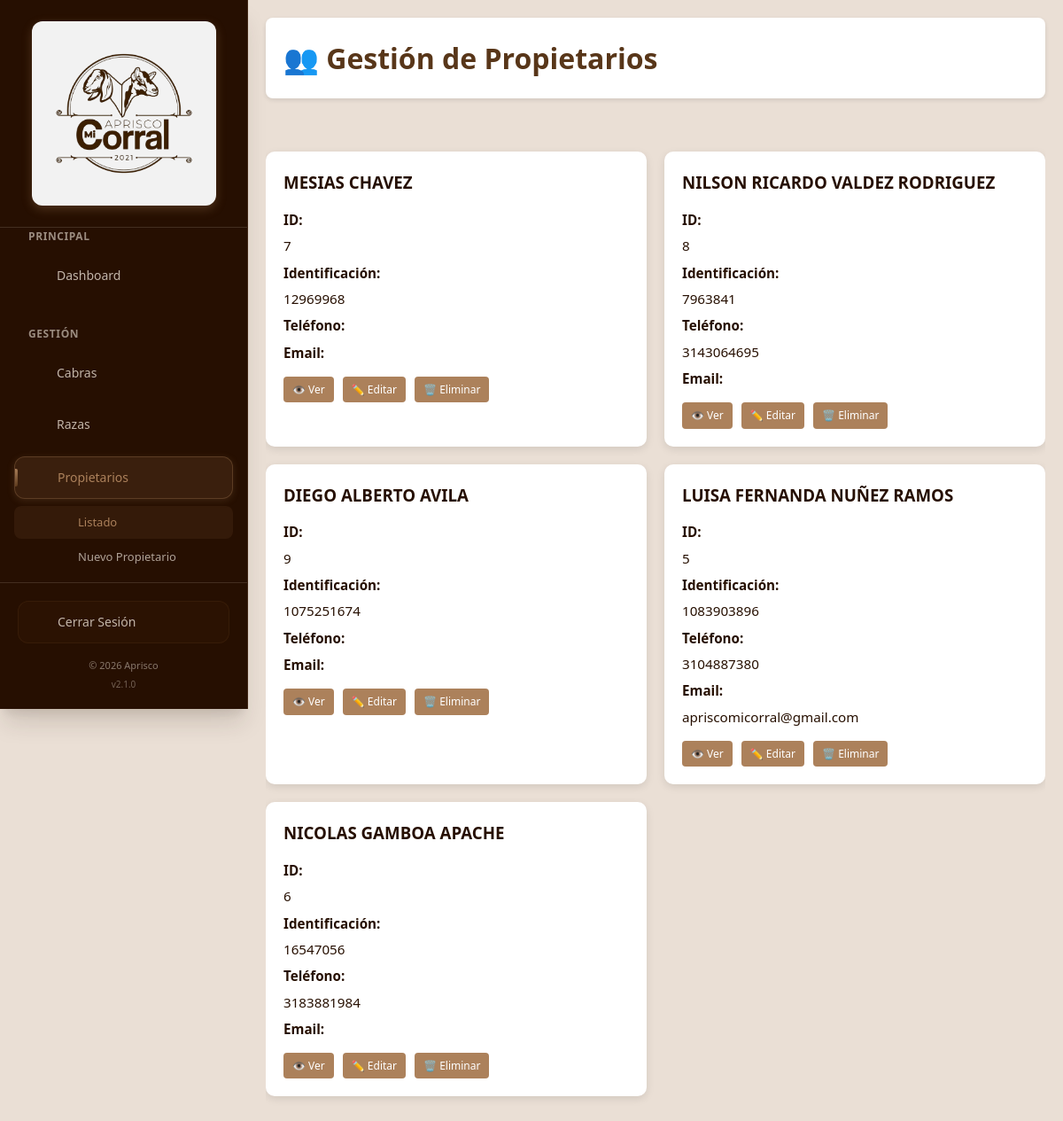
Screenshot of /propietarios (signed in) with the database file from the repository.
### tables this page shows
CREATE TABLE `propietarios` (
  `id_propietario` int NOT NULL,
  `nombre` varchar(100) NOT NULL,
  `identificacion` varchar(30) DEFAULT NULL,
  `direccion` varchar(150) DEFAULT NULL,
  `telefono` varchar(30) DEFAULT NULL,
  `email` varchar(100) DEFAULT NULL,
  `fecha_registro` date DEFAULT NULL
);

### src/models/Propietarios.php (called while the page is built, shortened)
<?php
class Propietario {
    private $db;
    public function __construct($database) {
        $this->db = $database;
    }
    public function getAll() {
        try {
            $query = "SELECT * FROM propietarios ORDER BY fecha_registro DESC";
            $stmt = $this->db->prepare($query);
            $stmt->execute();
            return $stmt->fetchAll(PDO::FETCH_ASSOC);
        } catch (PDOException $e) {
            error_log("Error getting Propietarios: " . $e->getMessage());
            return false;
        }
    }
}

### config/database.php (called while the page is built)
<?php
class Database
{
    private $host = 'localhost';
    private $db_name = 'apriscom_aprisco';
    private $username = 'root';
    private $password = '';
    private $conn = null;
    public function getConnection()
    {
        if ($this->conn === null) {
            try {
                $this->conn = new PDO(
                    "mysql:host=" . $this->host . ";dbname=" . $this->db_name . ";charset=utf8mb4",
                    $this->username,
                    $this->password,
                    [
                        PDO::ATTR_ERRMODE => PDO::ERRMODE_EXCEPTION,
                        PDO::ATTR_DEFAULT_FETCH_MODE => PDO::FETCH_ASSOC,
                        PDO::ATTR_EMULATE_PREPARES => false
                    ]
                );
            } catch (PDOException $e) {
                error_log("Error de conexión: " . $e->getMessage());
                throw new Exception("Error de conexión a la base de datos");
            }
        }
        return $this->conn;
    }
}

### src/views/propietarios/index.php (the view, shortened to what this page needs)
<!DOCTYPE html>
<html lang="es">
<head>
    <link rel="stylesheet" href="<?= BASE_URL ?>/assets/css/style.css">
</head>
<body>
    <?php include __DIR__ . '/../../../includes/sidebar.php'; ?>
    <div class="container">
        <header class="dashboard-header">
            <h1>👥 Gestión de Propietarios</h1>
        </header>
        <main class="main-content">
            <div class="razas-grid">
                <?php if (!empty($propietarios) && is_array($propietarios)): ?>
                    <?php foreach ($propietarios as $p): ?>
                        <div class="raza-card">
                            <div class="raza-header">
                                <h3><?= htmlspecialchars($p['nombre']) ?></h3>
                            </div>
                            <div class="detail-item"><strong>ID:</strong> <?= $p['id_propietario'] ?></div>
                            <div class="detail-item"><strong>Identificación:</strong> <?= $p['identificacion'] ?></div>
                            <div class="detail-item"><strong>Teléfono:</strong> <?= $p['telefono'] ?></div>
                            <div class="detail-item"><strong>Email:</strong> <?= $p['email'] ?></div>
                            <div class="raza-actions">
                                <a href="<?= BASE_URL ?>/propietarios/<?= $p['id_propietario'] ?>" class="btn btn-sm btn-info">👁️ Ver</a>
                                <a href="<?= BASE_URL ?>/propietarios/<?= $p['id_propietario'] ?>/edit" class="btn btn-sm btn-warning">✏️ Editar</a>
                                <form method="POST" action="<?= BASE_URL ?>/propietarios/<?= $p['id_propietario'] ?>/delete"
                                      onsubmit="return confirm('¿Eliminar este propietario?')">
                                    <button type="submit" class="btn btn-sm btn-danger">🗑️ Eliminar</button>
                                </form>
                            </div>
                        </div>
                    <?php endforeach; ?>
                <?php endif; ?>
            </div>
        </main>
    </div>
</body>
</html>

### index.php (shortened to what this page needs)
<?php
require_once __DIR__ . '/src/controllers/PropietariosController.php';
$uri = parse_url($_SERVER['REQUEST_URI'], PHP_URL_PATH);
$uri = rtrim($uri, '/');
$propietariosController = new PropietariosController();
switch ($uri) {
    case '/propietarios':
        $propietariosController->index();
        break;
}

### src/controllers/PropietariosController.php (shortened to what this page needs)
<?php
require_once __DIR__ . '/../models/Propietarios.php';
require_once __DIR__ . '/../../config/database.php';
class PropietariosController {
    private $propietario;
    public function __construct() {
        $database = new Database();
        $this->db = $database->getConnection();
        $this->propietario = new Propietario($this->db);
    }
    public function index() {
        $data = ['propietarios' => $this->propietario->getAll()];
        $this->loadView('index', $data);
    }
    private function loadView($view, $data = []) {
        extract($data);
        $views = [
            'index' => __DIR__ . '/../views/propietarios/index.php',
            'create' => __DIR__ . '/../views/propietarios/create.php',
            'edit' => __DIR__ . '/../views/propietarios/edit.php',
            'show' => __DIR__ . '/../views/propietarios/show.php'
        ];
        if (isset($views[$view]) && file_exists($views[$view])) {
            include $views[$view];
        } else {
            $_SESSION['error'] = 'Vista no encontrada: ' . $view;
            $this->redirectToList();
        }
    }
}

### includes/sidebar.php (shortened to what this page needs)
<link rel="stylesheet" href="<?php echo BASE_URL; ?>/assets/css/style.css">
<aside class="sidebar" id="mainSidebar">
    <div class="sidebar-header">
        <div class="logo-container">
            <div class="logo-icon">
                <img src="<?php echo BASE_URL; ?>/assets/img/logo.png" alt="Logo" class="logo-image">
            </div>
        </div>
    </div>
    <nav class="sidebar-nav">
        <div class="nav-section">
            <h4 class="nav-title">Principal</h4>
            <ul class="nav-list">
                <li class="nav-item <?php echo (strpos($_SERVER['REQUEST_URI'], '/dashboard') !== false) ? 'active' : ''; ?>">
                    <a href="<?php echo BASE_URL; ?>/dashboard" class="nav-link">
                        <div class="nav-icon">
                        </div>
                        <span class="nav-text">Dashboard</span>
                    </a>
                </li>
            </ul>
        </div>
        <div class="nav-section">
            <h4 class="nav-title">Gestión</h4>
            <ul class="nav-list">
                <li class="nav-item has-submenu <?php echo (strpos($_SERVER['REQUEST_URI'], '/cabras') !== false) ? 'active expanded' : ''; ?>">
                    <a href="<?php echo BASE_URL; ?>/cabras" class="nav-link submenu-toggle">
                        <div class="nav-icon">
                        </div>
                        <span class="nav-text">Cabras</span>
                    </a>
                </li>
                <li class="nav-item has-submenu <?php echo (strpos($_SERVER['REQUEST_URI'], '/razas') !== false) ? 'active expanded' : ''; ?>">
                    <a href="<?php echo BASE_URL; ?>/razas" class="nav-link submenu-toggle">
                        <div class="nav-icon">
                        </div>
                        <span class="nav-text">Razas</span>
                    </a>
                </li>
                <li class="nav-item has-submenu <?php echo (strpos($_SERVER['REQUEST_URI'], '/propietarios') !== false) ? 'active expanded' : ''; ?>">
                    <a href="<?php echo BASE_URL; ?>/propietarios" class="nav-link submenu-toggle">
                        <div class="nav-icon"><i class="fas fa-user-friends"></i></div>
                        <span class="nav-text">Propietarios</span>
                        <div class="nav-indicator"></div>
                    </a>
                    <ul class="submenu">
                        <li class="submenu-item <?php echo (strpos($_SERVER['REQUEST_URI'], '/propietarios') !== false && !strpos($_SERVER['REQUEST_URI'], '/create')) ? 'active' : ''; ?>">
                            <a href="<?php echo BASE_URL; ?>/propietarios" class="submenu-link">
                                <div class="submenu-icon"><i class="fas fa-list-ul"></i></div>
                                <span class="submenu-text">Listado</span>
                            </a>
                        </li>
                        <li class="submenu-item <?php echo (strpos($_SERVER['REQUEST_URI'], '/propietarios/create') !== false) ? 'active' : ''; ?>">
                            <a href="<?php echo BASE_URL; ?>/propietarios/create" class="submenu-link">
                                <div class="submenu-icon"><i class="fas fa-plus"></i></div>
                                <span class="submenu-text">Nuevo Propietario</span>
                            </a>
                        </li>
                    </ul>
                </li>
                <li class="nav-item has-submenu <?php echo (strpos($_SERVER['REQUEST_URI'], '/control-produccion-lechera') !== false) ? 'active expanded' : ''; ?>">
                    <a href="<?php echo BASE_URL; ?>/control-produccion-lechera" class="nav-link submenu-toggle">
                    </a>
                </li>
            </ul>
        </div>
    </nav>
    <div class="sidebar-footer">
        <div class="logout-section">
            <a href="<?php echo BASE_URL; ?>/logout" class="logout-btn">
                <div class="logout-icon">
                </div>
                <span class="logout-text">Cerrar Sesión</span>
            </a>
        </div>
        <div class="footer-info">
            <p class="copyright">&copy; <?php echo date('Y'); ?> <?php echo SITE_NAME; ?></p>
            <p class="version">v2.1.0</p>
        </div>
    </div>
</aside>

### includes/sidebar.php (style rules this page uses)
:root { --dark: #260F01; --brown: #583619; --tan: #AC815B; --beige: #DBB593; --cream: #EADFD5; --light: #F2F2F2; --black: #000000; --white: #FFFFFF; --gray: #666666; --light-gray: #999999; }
.logo-image { width: 208px; height: 208px; object-fit: contain; border-radius: 8px; }
.sidebar-header .logo-container { width: 100%; justify-content: center; }
.sidebar { will-change: transform; backface-visibility: hidden; }

### src/views/propietarios/index.php (style rules this page uses)
.razas-grid { display: grid; grid-template-columns: repeat(auto-fill, minmax(320px, 1fr)); gap: 20px; margin: 30px 0; }
.raza-card { background: white; border-radius: 10px; padding: 20px; box-shadow: 0 3px 10px rgba(0,0,0,0.1); }
.raza-header { display: flex; justify-content: space-between; align-items: center; margin-bottom: 15px; }
.raza-actions { display: flex; gap: 10px; margin-top: 15px; }
.detail-item { font-size: 0.95em; margin-bottom: 6px; }

### rows the page displays
propietarios: nombre "MESIAS CHAVEZ", id_propietario "7", identificacion "12969968"
propietarios: nombre "NILSON RICARDO VALDEZ RODRIGUEZ", id_propietario "8", identificacion "7963841", telefono "3143064695"
propietarios: nombre "DIEGO ALBERTO AVILA", id_propietario "9", identificacion "1075251674"
propietarios: nombre "LUISA FERNANDA NUÑEZ RAMOS", id_propietario "5", identificacion "1083903896", telefono "3104887380", email "apriscomicorral@gmail.com"
propietarios: nombre "NICOLAS GAMBOA APACHE", id_propietario "6", identificacion "16547056", telefono "3183881984"

### other values shown
SITE_NAME "Aprisco"
